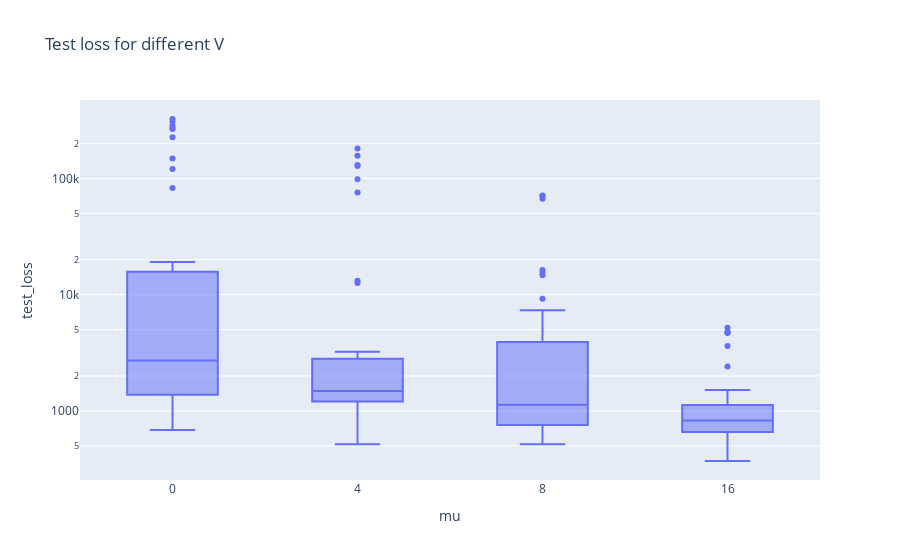

Notebook code for this chart:
### Code cell
fig = px.box(df_loss, x='mu', y='test_loss',title='Test loss for different V', log_y=True)
fig.update_xaxes(type='category')
fig.show()

### Figure 1 — Plotly figure (JSON) as saved in the notebook; plotly's stock layout.template omitted (floating-point values rounded to 4 significant figures; data arrays with more than 128 entries replaced by an {"elided": "..."} marker saying what was removed)
{"data": [{"alignmentgroup": "True", "hovertemplate": "mu=%{x}<br>test_loss=%{y}<extra></extra>", "legendgroup": "", "marker": {"color": "#636efa"}, "name": "", "notched": false, "offsetgroup": "", "orientation": "v", "showlegend": false, "type": "box", "x": {"elided": "160 int values"}, "x0": " ", "xaxis": "x", "y": {"elided": "160 float values"}, "y0": " ", "yaxis": "y"}], "layout": {"boxmode": "group", "legend": {"tracegroupgap": 0}, "title": {"text": "Test loss for different V"}, "xaxis": {"anchor": "y", "domain": [0, 1], "title": {"text": "mu"}, "type": "category"}, "yaxis": {"anchor": "x", "domain": [0, 1], "title": {"text": "test_loss"}, "type": "log"}}}
